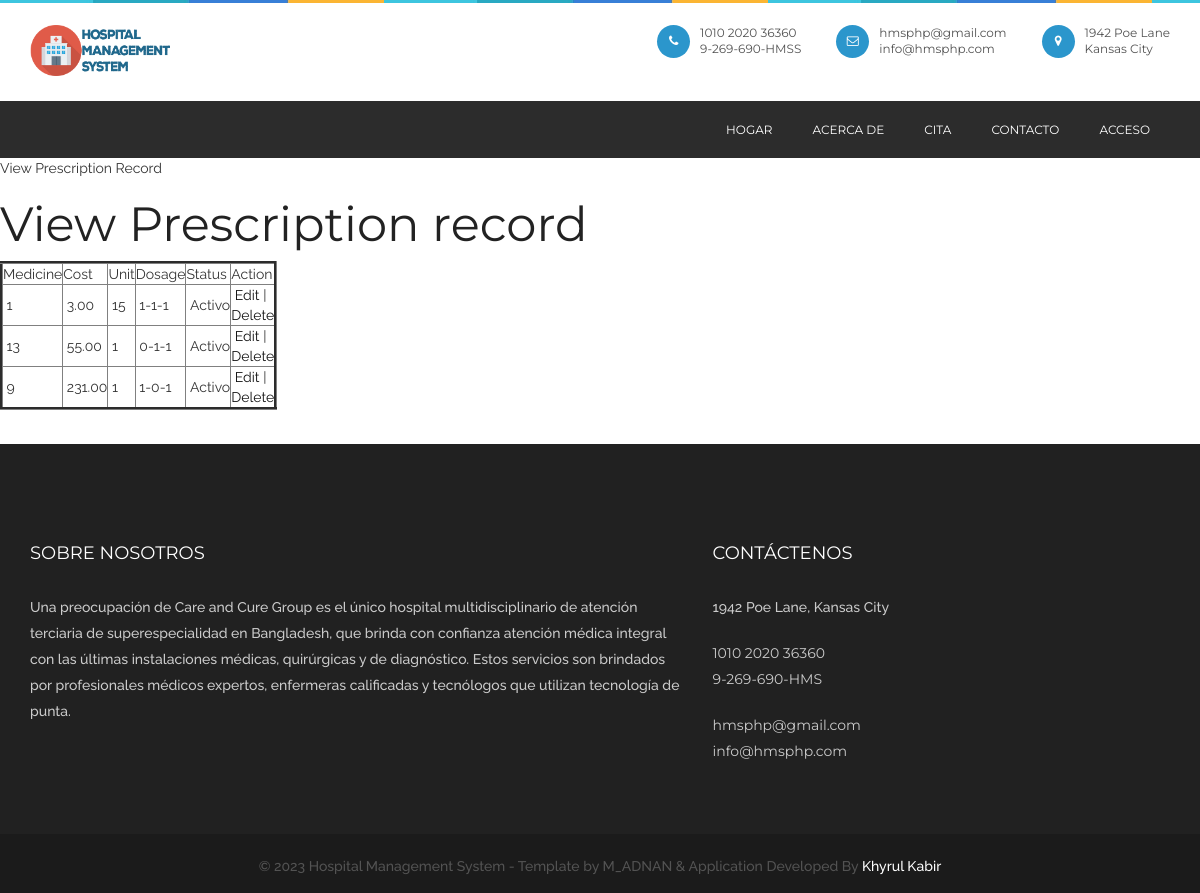
The page /viewprescriptionrecord.php on the database its author committed.
### tables this page shows
CREATE TABLE `prescription_records` (
  `prescription_record_id` int(10) NOT NULL,
  `prescription_id` int(10) NOT NULL,
  `medicine_name` varchar(25) NOT NULL,
  `cost` float(10,2) NOT NULL,
  `unit` int(10) NOT NULL,
  `dosage` varchar(25) NOT NULL,
  `status` varchar(10) NOT NULL
);

### viewprescriptionrecord.php (the view, shortened to what this page needs)
<?php
include("header.php");
include("dbconnection.php");
?>
<div class="wrapper col2">
  <div id="breadcrumb">
    <ul>
      <li class="first">View Prescription Record</li></ul>
  </div>
</div>
<div class="wrapper col4">
  <div id="container">
    <h1>View Prescription record</h1>
    <table width="200" border="3">
      <tbody>
        <tr>
          <td>Medicine</td>
          <td>Cost</td>
          <td>Unit</td>
          <td>Dosage</td>
          <td>Status</td>
          <td>Action</td>
        </tr>
         <?php
		$sql ="SELECT * FROM prescription_records";
		$qsql = mysqli_query($con,$sql);
		while($rs = mysqli_fetch_array($qsql))
		{
        echo "<tr>
          <td>&nbsp;$rs[medicine_name]</td>
          <td>&nbsp;$rs[cost]</td>
		   <td>&nbsp;$rs[unit]</td>
		    <td>&nbsp;$rs[dosage]</td>
			 <td>&nbsp;$rs[status]</td>
			  <td>&nbsp;<a href='prescriptionrecord.php?editid=$rs[prescription_record_id]'>Edit</a>  | <a href='viewprescriptionrecord.php?delid=$rs[prescription_record_id]'>Delete</a> </td>
        </tr>";
		}
		?>
      </tbody>
    </table>
    <p>&nbsp;</p>
  </div>
</div>
<?php
include("footer.php");
?>

### css/style.css (style rules this page uses)
* { margin: 0px; padding: 0px; }
body { background: #fff; font-weight: normal; position: relative; font-size: 14px; font-family: "Raleway", sans-serif; }
h1, h2, h3, h4, h5, h6 { font-weight: normal; color: #222222; font-family: "Montserrat", sans-serif; }
h1 { font-size: 48px; }
p { color: #535353; font-size: 14px; letter-spacing: 0px; line-height: 24px; font-weight: 500; text-rendering: optimizeLegibility; }
a { -webkit-transition: all 0.4s ease-in-out; -moz-transition: all 0.4s ease-in-out; -o-transition: all 0.4s ease-in-out; -ms-transition: all 0.4s ease-in-out; transition: all 0.4s ease-in-out; text-decoration: none !important; }
a { text-decoration: none; color: #141414; }

### rows shown on the page
prescription_records: medicine_name "1", cost "3.00", unit "15", dosage "1-1-1", status "Activo"
prescription_records: medicine_name "13", cost "55.00", unit "1", dosage "0-1-1", status "Activo"
prescription_records: medicine_name "9", cost "231.00", unit "1", dosage "1-0-1", status "Activo"
